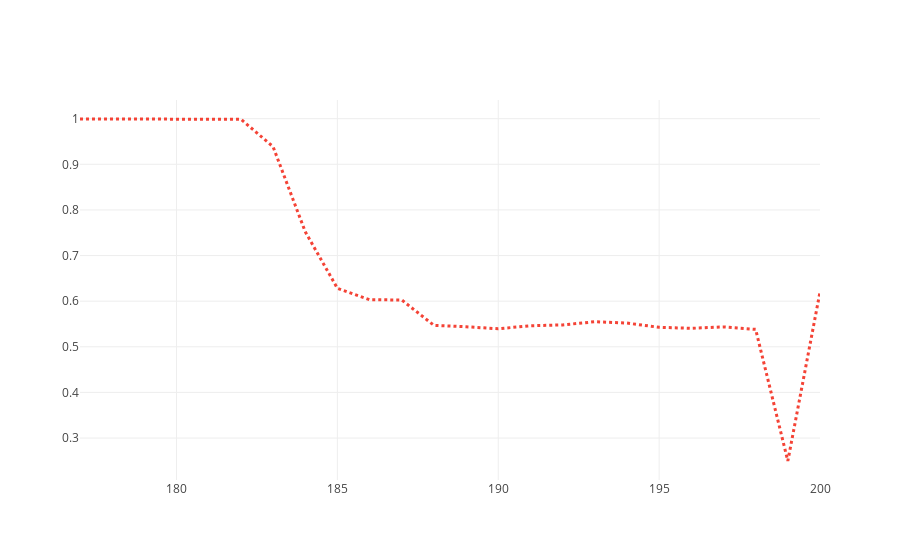

Source (notebook cell):
### Code cell
traceN = go.Scatter(
    x = x,
    y = nash,
    mode = 'lines',
    name = 'Nash.',
    line = dict(
        color = '#F44336',
        width = 3,
        dash = 'dot')
)
n = [traceN]
nfigname = "Nash.png"

%matplotlib inline
import plotlycred

online = False
if online:
    # fig = py.iplot(data) 
    fig = go.Figure(data=n)#, layout=layout)
    py.image.save_as(fig, filename=nfigname)
    # py.plot(fig, filename=figname) # Opens in web
else:
    fig = go.Figure(data=n)#, layout=layout)
    iplot(fig)

### Figure 1 — Plotly figure (JSON) as saved in the notebook; plotly's stock layout.template omitted (floating-point values rounded to 4 significant figures)
{"data": [{"line": {"color": "#F44336", "dash": "dot", "width": 3}, "mode": "lines", "name": "Nash.", "type": "scatter", "x": [177, 178, 179, 180, 181, 182, 183, 184, 185, 186, 187, 188, 189, 190, 191, 192, 193, 194, 195, 196, 197, 198, 199, 200], "y": [0.9993, 0.9989, 0.9988, 0.9989, 0.9989, 0.9988, 0.9387, 0.7523, 0.6283, 0.6032, 0.6026, 0.5471, 0.5439, 0.5396, 0.5462, 0.548, 0.5549, 0.552, 0.5427, 0.5405, 0.5436, 0.5382, 0.2497, 0.6202]}], "layout": {}}
